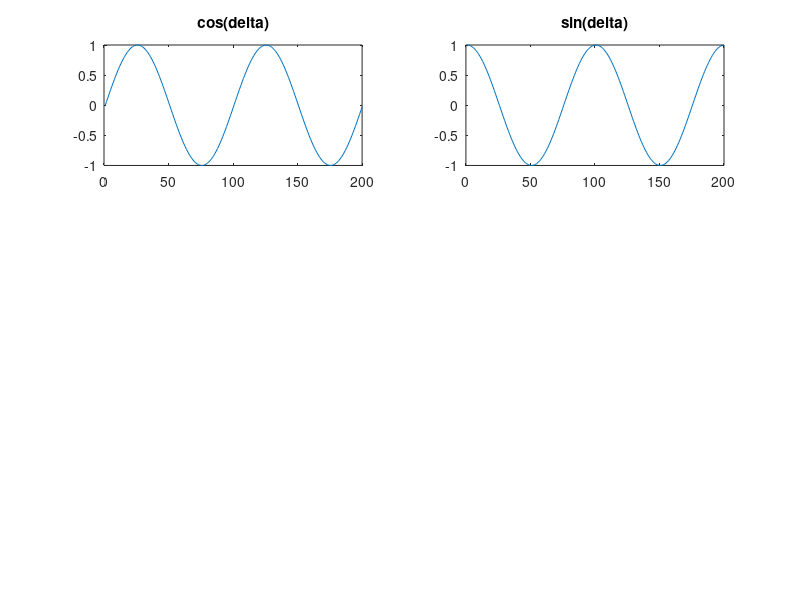

Recreate this plot in MATLAB.
delta=[-2*pi:0.063:2*pi];
y=sin(delta);
subplot(3,2,1)
plot(y)
% First call to title() needs to be called now to apply to the 1st plot.
title('cos(delta)')  
y=cos(delta);
subplot(3,2,2)
plot(y)
title('sin(delta)') % Now call title() the second time for the 2nd plot.